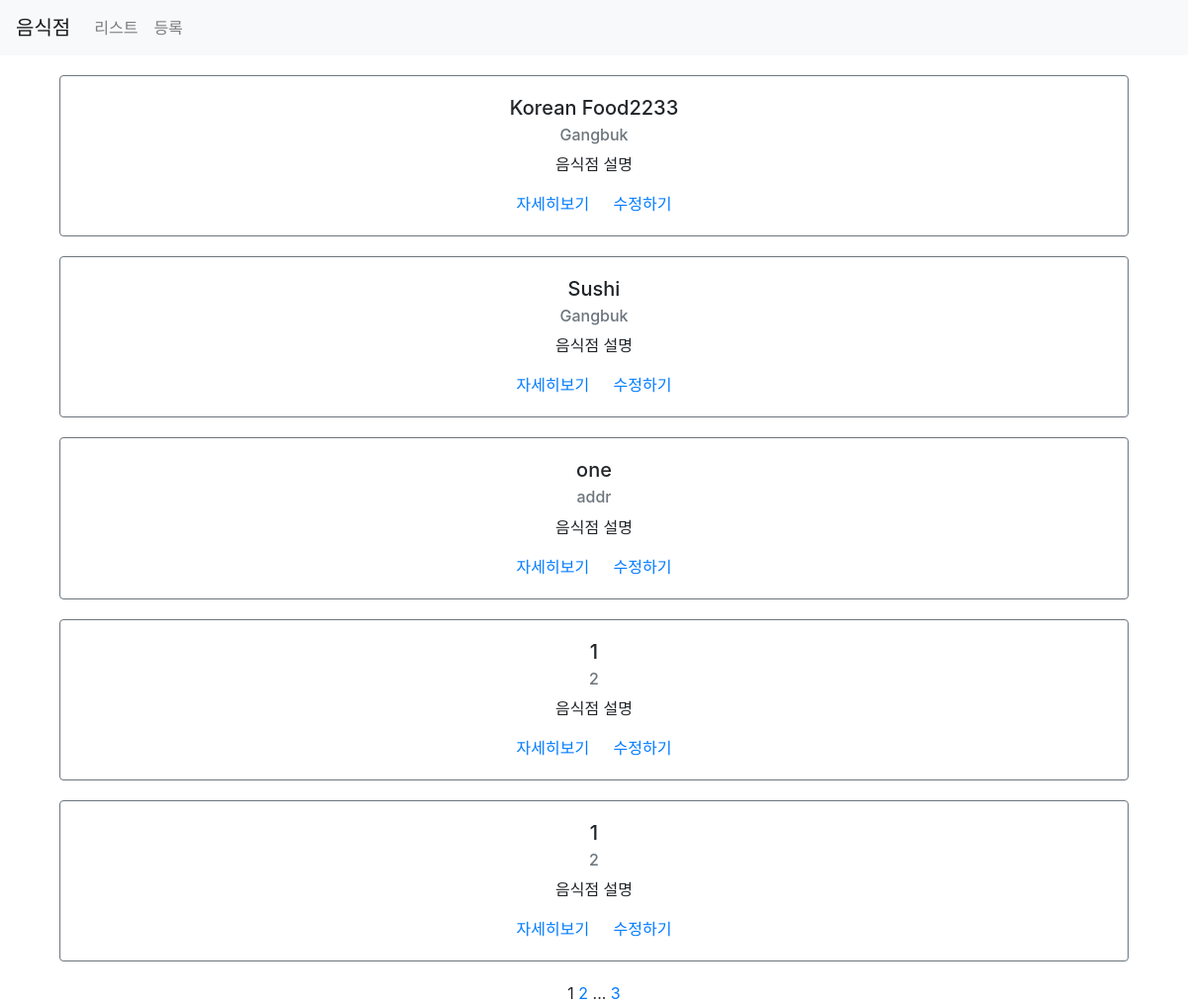
Screenshot of /third/list/ with the database file from the repository.
### third/models.py (models this page shows)
class Restaurant(models.Model):
    name = models.CharField(max_length=30)
    address = models.CharField(max_length=200)
    created_at = models.DateTimeField(auto_now_add=True)
    updated_at = models.DateTimeField(auto_now=True)

### third/views.py (the view)
# urls.py: path('list/', views.list, name="list"),
def list(request):
    restaurants = Restaurant.objects.all()
    paginator = Paginator(restaurants, 5)
    page = request.GET.get('page')
    items = paginator.get_page(page)
    context = {
        'restaurants': items
    }
    return render(request, 'third/list.html', context)

### third/templates/third/list.html (shortened to what this page needs)
{% extends 'third/base.html' %}
{% load static %}
{% block content %}
<div class="container">
    {% for item in restaurants %}
    <div class="row restaurant-item" style="margin:20px auto;">
        <div class="col-sm-12">
            <div class="card border-secondary">
                <div class="card-body">
                    <h5 class="card-title">{{ item.name }}</h5>
                    <h6 class="card-subtitle mb-2 text-muted">{{ item.address }}</h6>
                    <p class="card-text">음식점 설명</p>
                    <a href="{% url 'restaurant-detail' id=item.id %}" class="card-link">자세히보기</a>
                    <a href="{% url 'restaurant-update' %}?id={{ item.id }}" class="card-link">수정하기</a>
                </div>
            </div>
        </div>
    </div>
    {% endfor %}
    <div class="row">
        <div class="col-sm-12 text-center">
            <div class="pagination">
                <span class="step-links text-center" style="width:100%;">
                    <span class="current">
                        {{ restaurants.number }}
                    </span>
                    {% if restaurants.has_next %}
                        <a href="?page={{ restaurants.next_page_number }}">{{ restaurants.next_page_number }}</a>
                        ...
                        <a href="?page={{ restaurants.paginator.num_pages }}">{{ restaurants.paginator.num_pages }}</a>
                    {% endif %}
                </span>
            </div>
        </div>
    </div>
</div>
{% endblock %}

### first/static/first/styles.css (style rules this page uses)
body { text-align: center; }

### rows the page displays
Restaurant: name "Korean Food2233", address "Gangbuk"
Restaurant: name "Sushi", address "Gangbuk"
Restaurant: name "one", address "addr"
Restaurant: name "1", address "2"
Restaurant: name "1", address "2"

### other values shown
{{ restaurants.number }} "1"
{{ restaurants.next_page_number }} "2"
{{ restaurants.paginator.num_pages }} "3"
